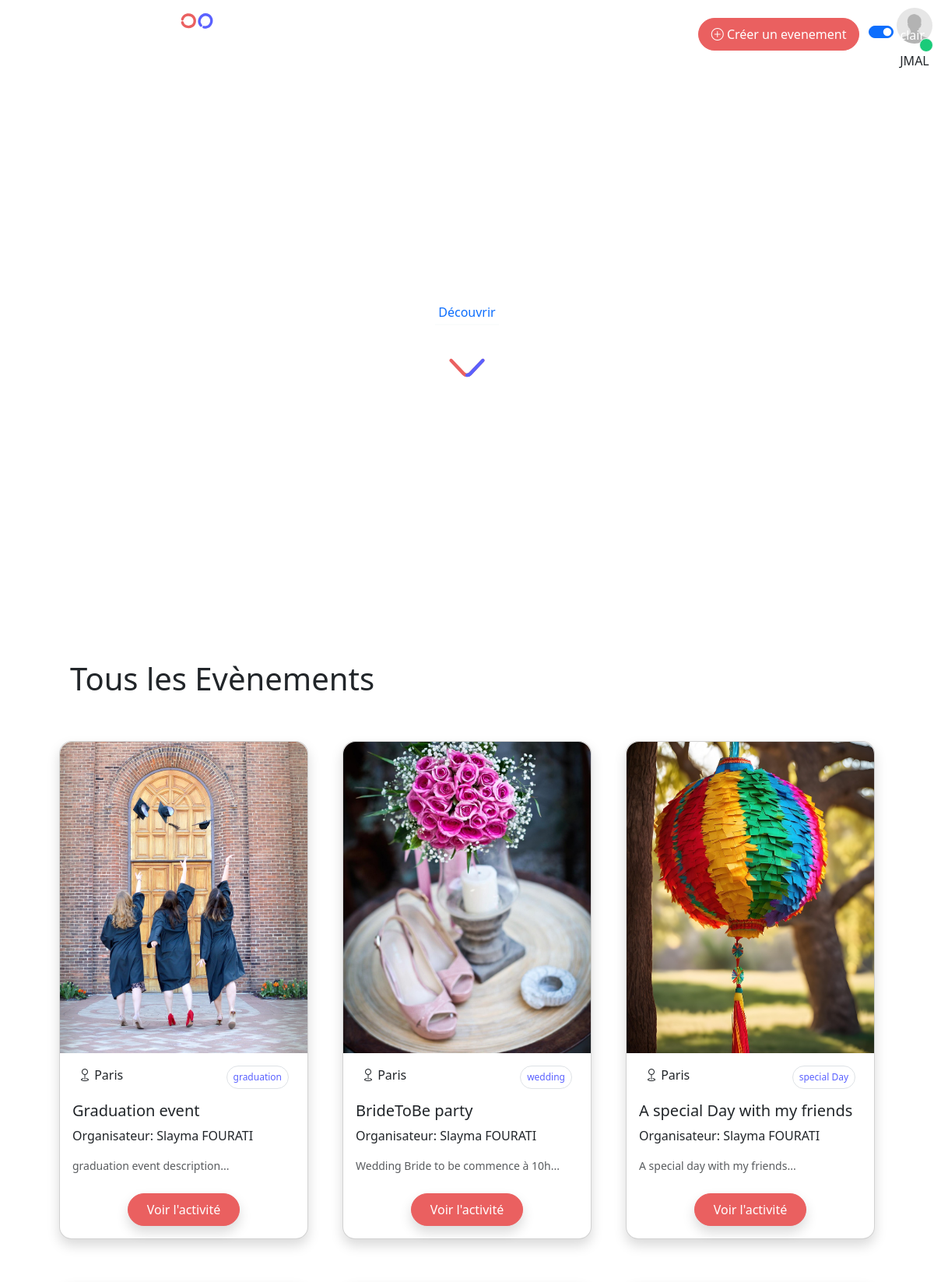
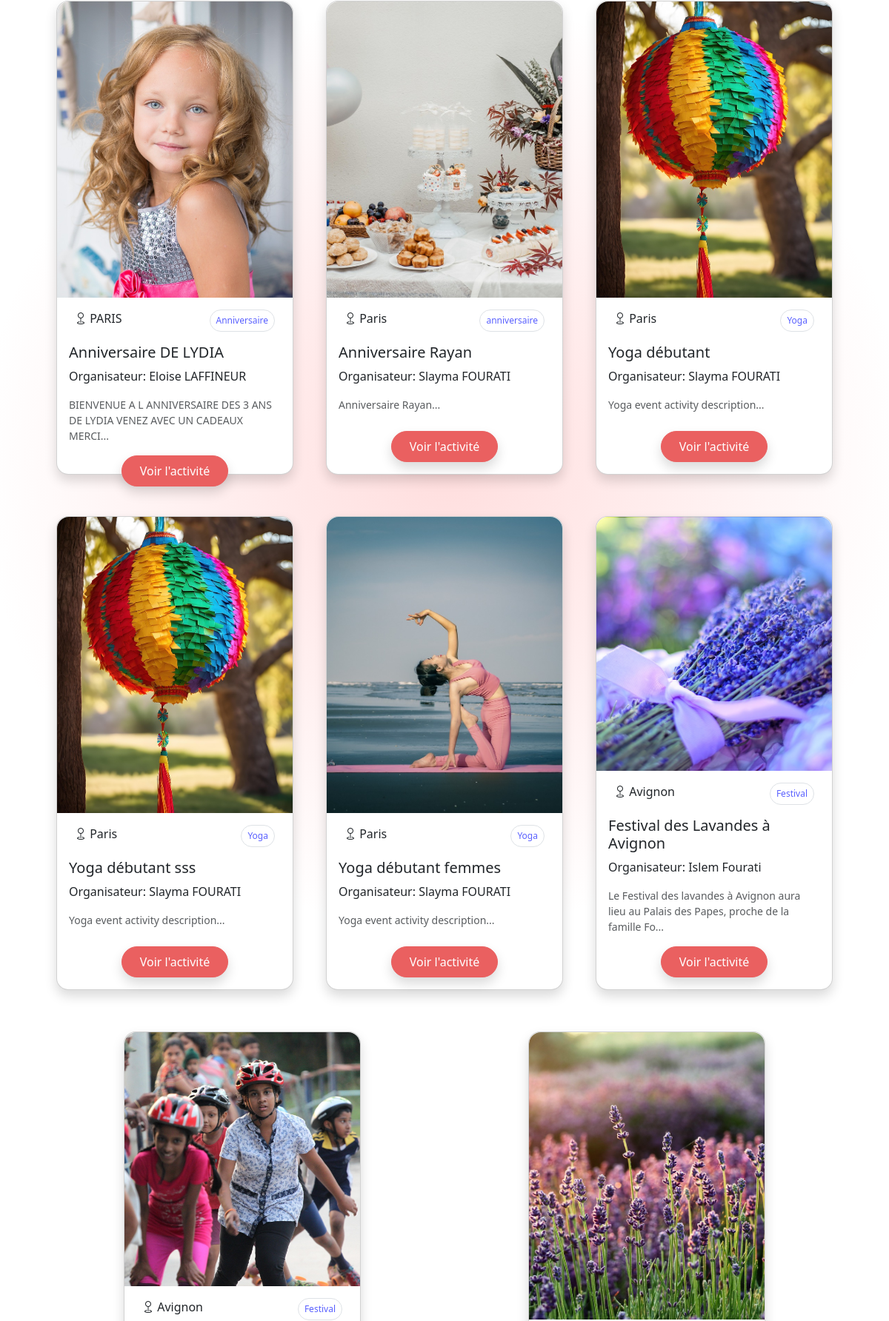
Screenshot of /showAllEvents.php (signed in, upper part) with the database file from the repository (2 pictures, top to bottom).
### tables this page shows
CREATE TABLE `events` (
  `ID_Event` int NOT NULL,
  `ID_User` int NOT NULL,
  `photo` varchar(255) NOT NULL,
  `description` text NOT NULL,
  `title` varchar(255) NOT NULL,
  `categorie` varchar(255) NOT NULL,
  `date_start` date NOT NULL,
  `date_end` date NOT NULL,
  `time_start` time NOT NULL,
  `time_end` time NOT NULL,
  `zip_code` varchar(50) NOT NULL,
  `city` varchar(50) NOT NULL,
  `country` varchar(50) DEFAULT NULL,
  `capacity` int UNSIGNED NOT NULL DEFAULT '0',
  `price` decimal(10,2) DEFAULT NULL
);

CREATE TABLE `users` (
  `ID_User` int NOT NULL,
  `firstName` varchar(255) NOT NULL,
  `lastName` varchar(255) NOT NULL,
  `photo_profil` varchar(255) DEFAULT NULL,
  `civility` enum('f','h') NOT NULL,
  `email` varchar(255) NOT NULL,
  `password` varchar(255) NOT NULL,
  `checkAdmin` enum('user','admin') NOT NULL DEFAULT 'user'
);

### inc/functions.inc.php (called while the page is built, shortened)
<?php
function getAllEvents(): array
{
    try {
        $cnx = connexionBdd();
        $sql = "SELECT
                    e.ID_Event, e.photo, e.description, e.title, e.categorie,
                    e.date_start, e.date_end, e.time_start, e.time_end,
                    e.zip_code, e.city, e.country, e.capacity, e.price,
                    u.firstName, u.lastName -- Select user's names from the users table
                FROM
                    events e -- Alias event table as 'e'
                INNER JOIN
                    users u ON e.ID_User = u.ID_User -- Join condition
                ORDER BY
                    e.date_start DESC, e.time_start DESC";
        $request = $cnx->query($sql);
        $result = $request->fetchAll();
        return $result;
    } catch (Exception $e) {
        global $info;
        $info = alert("Une erreur s'est produite lors de la recherche de tous les événements.", "danger");
        return [];
    }
}

### showAllEvents.php (the view, shortened to what this page needs)
<?php
require_once 'inc/functions.inc.php';
$allEvents = getAllEvents();
require_once 'inc/header.inc.php';
?>
<section class="container">
    <h1 class="display-6 p-4 m-4">Tous les Evènements</h1>
    <div class="d-flex justify-content-around flex-wrap container">
        <?php
        if (empty($allEvents)) {
            $info = alert("Aucun événement trouvé", "warning");
        } else {
            foreach ($allEvents as $event) :
                $event_id = (int) $event['ID_Event'];
                $event_title = $event['title'] ?? 'Titre non disponible';
                $event_description = substr($event['description'] ?? 'Pas de description.', 0, 90) . '...';
                $event_city = $event['city'] ?? 'Ville inconnue';
                $organizer_name = ($event['firstName'] ?? '') . ' ' . ($event['lastName'] ?? '');
                $event_categorie = $event['categorie'] ?? 'Categorie inconnue';
                $image_event = BASE_URL . '/assets/images/' . $event['photo'];
                if (! str_contains($event['photo'], 'event_')) {
                    $image_event = BASE_URL . '/assets/images/default-img/default_event.jpg';
                }
                $detail_url = BASE_URL . 'event/showEvent.php?ID_Event=' . $event_id;
        ?>
                <div class="card col-sm-12 col-md-4 col-lg-3 rounded-4 shadow m-2 mb-5" style="height:40rem;">
                    <img src="<?php echo $image_event ?? $image_url_default;
                                ?>" class="card-img-top rounded-top-4 img-fluid" style="height:25rem; width:100%; object-fit: cover;" alt="image evenement">
                    <div class="card-body">
                        <div class="mx-2 d-flex justify-content-between">
                            <p class=" small fs-6 mb-0"><i class="fbi bi-geo"></i> <?= $event_city ?></p>
                            <span class="badge small mb-3 text-yoopla-blue rounded-pill p-2 fw-medium border"><?= $event_categorie ?></span>
                        </div>
                        <h5 class="mb-2 fs-5 card-title"><?= $event_title ?></h5>
                        <p class="">Organisateur: <?= $organizer_name ?></p>
                        <p class="small card-text text-muted"><?= $event_description ?></p>
                    </div>
                    <div class="d-flex justify-content-center">
                        <a href="<?= $detail_url ?>" class="btn yoopla-primary fw-medium rounded-5 px-4 py-2 shadow mb-3">Voir l'activité</a>
                    </div>
                </div>
        <?php
            endforeach;
        }
        ?>
    </div>
</section>
<?php
require_once 'inc/footer.inc.php';
?>

### assets/css/styles.css (style rules this page uses)
* { box-sizing: border-box; margin: 0; padding: 0; }

### rows the page displays
events: photo (picture), city "Paris", categorie "graduation", title "Graduation event", ID_User.lastName "Slayma FOURATI", description "graduation event description..."
events: photo (picture), city "Paris", categorie "wedding", title "BrideToBe party", ID_User.lastName "Slayma FOURATI", description "Wedding Bride to be commence à 10h..."
events: city "Paris", categorie "special Day", title "A special Day with my friends", ID_User.lastName "Slayma FOURATI", description "A special day with my friends..."
events: photo (picture), city "PARIS", categorie "Anniversaire", title "Anniversaire DE LYDIA", ID_User.lastName "Eloise LAFFINEUR", description "BIENVENUE A L ANNIVERSAIRE DES 3 ANS DE LYDIA VENEZ AVEC UN CADEAUX MERCI..."
events: photo (picture), city "Paris", categorie "anniversaire", title "Anniversaire Rayan", ID_User.lastName "Slayma FOURATI", description "Anniversaire Rayan..."
events: city "Paris", categorie "Yoga", title "Yoga débutant", ID_User.lastName "Slayma FOURATI", description "Yoga event activity description..."
events: city "Paris", categorie "Yoga", title "Yoga débutant sss", ID_User.lastName "Slayma FOURATI", description "Yoga event activity description..."
events: photo (picture), city "Paris", categorie "Yoga", title "Yoga débutant femmes", ID_User.lastName "Slayma FOURATI", description "Yoga event activity description..."
events: photo (picture), city "Avignon", categorie "Festival", title "Festival des Lavandes à Avignon", ID_User.lastName "Islem Fourati", description "Le Festival des lavandes à Avignon aura lieu au Palais des Papes, proche de la famille Fo..."
events: photo (picture), city "Avignon", categorie "Festival"
events: photo (picture)
